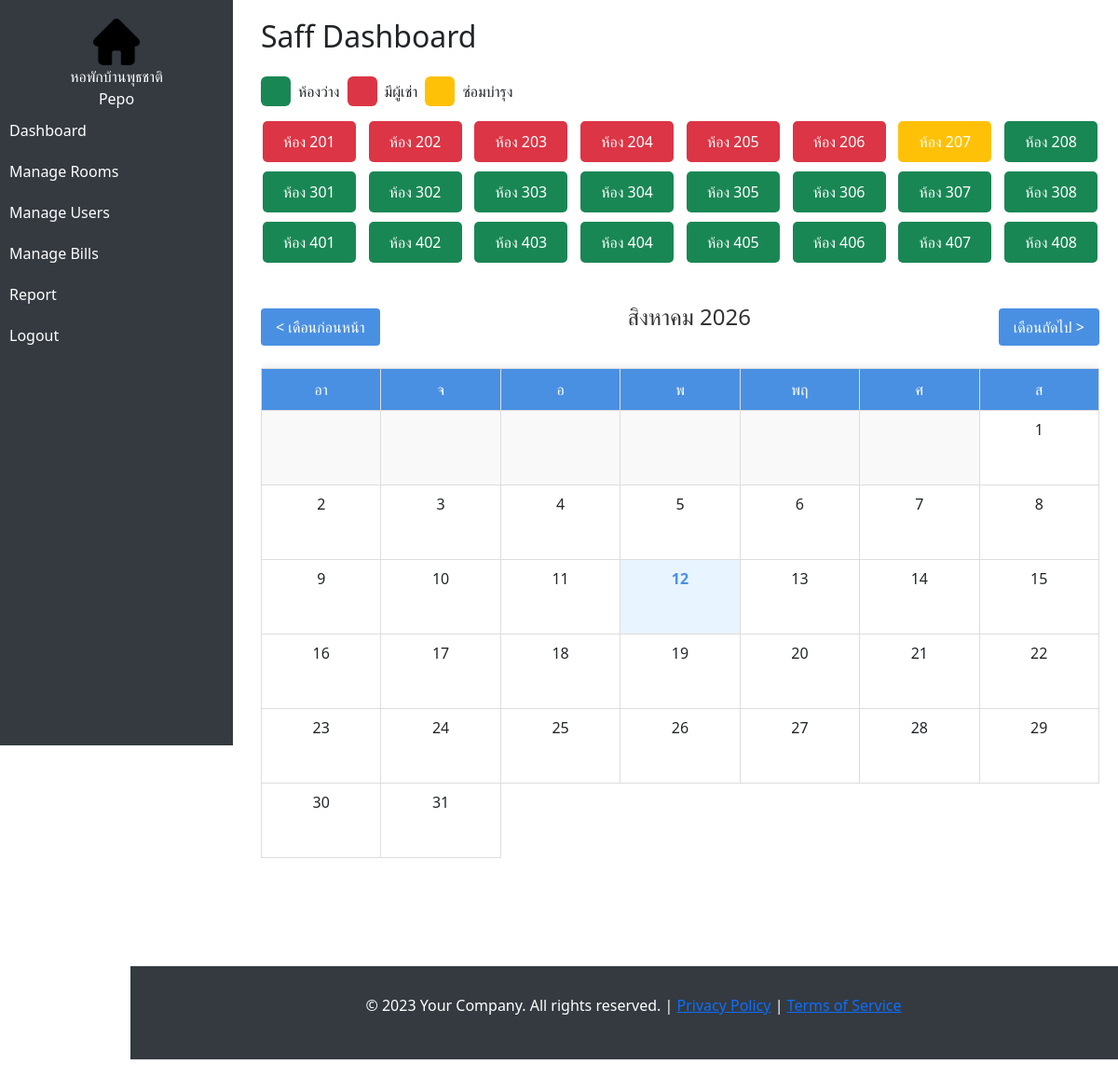
Screenshot of /staff/dashboard.php (signed in) with the database file from the repository.
### tables this page shows
CREATE TABLE `users` (
  `id` int(11) NOT NULL,
  `username` varchar(50) NOT NULL,
  `password` varchar(255) NOT NULL,
  `role` enum('admin','staff','tenant') NOT NULL,
  `full_name` varchar(100) NOT NULL,
  `phone` varchar(20) DEFAULT NULL,
  `email` varchar(100) DEFAULT NULL,
  `created_at` timestamp NOT NULL DEFAULT current_timestamp(),
  `IDCard` int(200) DEFAULT NULL,
  `Img` varchar(200) DEFAULT NULL,
  `idcard_img` varchar(200) DEFAULT NULL,
  `charter` varchar(200) DEFAULT NULL
);

CREATE TABLE `rooms` (
  `id` int(11) NOT NULL,
  `room_number` varchar(10) NOT NULL,
  `type` enum('standard','deluxe','vip') NOT NULL,
  `price` decimal(10,2) NOT NULL,
  `status` enum('available','reserved','occupied') DEFAULT 'available',
  `tenant_id` int(11) DEFAULT NULL,
  `Date of Stay` int(11) DEFAULT NULL,
  `Expiration Date` int(11) DEFAULT NULL
);

### staff/dashboard.php (the view, shortened to what this page needs)
<?php
include '../config/database.php';
if (isset($_SESSION['user_id'])) {
    $user_id = $_SESSION['user_id'];
    $user_sql = "SELECT full_name FROM users WHERE id = ?";
    $stmt = $conn->prepare($user_sql);
    $stmt->bind_param("i", $user_id);
    $stmt->execute();
    $user_result = $stmt->get_result();
    $user_data = $user_result->fetch_assoc();
    $full_name = $user_data['full_name'] ?? 'Guest';
} else {
    $full_name = 'Guest';
}
$sql = "SELECT id, room_number, status FROM rooms";
$result = $conn->query($sql);
?>
<!DOCTYPE html>
<html lang="en">
<head>
    <link href="https://cdn.jsdelivr.net/npm/bootstrap@5.3.0/dist/css/bootstrap.min.css" rel="stylesheet">
</head>
<body>
    <div class="sidebar">
        <img src="../assets/images/home.png" alt="Logo" width="50">
        <center style="color: white;">หอพักบ้านพุธชาติ</center>
        <center style="color: white;"><?php echo htmlspecialchars($full_name); ?></center>
        <a href="dashboard.php">Dashboard</a>
        <a href="manage_rooms.php">Manage Rooms</a>
        <a href="manage_users.php">Manage Users</a>
        <a href="manage_bills.php">Manage Bills</a>
        <a href="reports.php">Report</a>
        <a href="../public/logout.php">Logout</a>
    </div>
    <div class="content">
        <h2 class="mb-4 " style ="text-align: left;">Saff Dashboard</h2>
        <div class="d-flex  gap-1 my-3">
            <div class="bg-success text-white p-3 rounded"></div>
            <div class=" p-1 rounded">ห้องว่าง</div>
            <div class="bg-danger text-white p-3 rounded"></div>
            <div class=" p-1 rounded">มีผู้เช่า</div>
            <div class="bg-warning text-white p-3 rounded"></div>
            <div class=" p-1 rounded">ซ่อมบำรุง</div>
        </div>
        <div class="room-status">
            <?php while ($room = $result->fetch_assoc()) : ?>
            <div class="room <?php
                                    echo $room['status'] == 'available' ? 'available' : ($room['status'] == 'occupied' ? 'occupied' : 'maintenance');
                                    ?>">
                ห้อง <?php echo $room['room_number']; ?>
            </div>
            <?php endwhile; ?>
        </div>
        <br>
       <?php
            include '../assets/assets/calendar.php';
       ?>
        <br>
        <br>
        <br>
        <br>
<footer>
        <p>&copy; 2023 Your Company. All rights reserved. | <a href="#">Privacy Policy</a> | <a href="#">Terms of
                Service</a></p>
</footer>
</body>
</html>

### staff/dashboard.php (style rules this page uses)
.sidebar { text-align: left; height: 100vh; width: 250px; position: fixed; top: 0; left: 0; background-color: #343a40; padding-top: 20px; }
.sidebar a { padding: 10px; text-decoration: none; color: white; display: block; }
.sidebar img { display: block; margin: 0 auto; border-radius: 10px; }
.content { margin-left: 260px; padding: 20px; }
footer { margin-left: -140px; width: 120%; padding: 30px; background-color: #343a40; color: white; text-align: center; }
.room-status { display: grid; grid-template-columns: repeat(8, 0.5fr); gap: 10px; justify-items: center; }
.room-status .room { padding: 10px; border-radius: 5px; color: white; text-align: center; width: 100px; }
.room-status .room.available { background-color: #198754; }
.room-status .room.occupied { background-color: #dc3545; }
.room-status .room.maintenance { background-color: #ffc107; }

### assets/assets/calendar.php (style rules this page uses)
.calendar th, .calendar td { border: 1px solid #ddd; padding: 8px; text-align: center; vertical-align: top; width: 14.28%; min-width: 100px; }
.empty-day { background-color: #f9f9f9; }
.calendar td { position: relative; cursor: pointer; }

### rows the page displays
users: full_name "Pepo"
rooms: room_number "201"
rooms: room_number "202"
rooms: room_number "203"
rooms: room_number "204"
rooms: room_number "205"
rooms: room_number "206"
rooms: room_number "207"
rooms: room_number "208"
rooms: room_number "301"
rooms: room_number "302"
rooms: room_number "303"
rooms: room_number "304"
rooms: room_number "305"
rooms: room_number "306"
rooms: room_number "307"
rooms: room_number "308"
rooms: room_number "401"
rooms: room_number "402"
rooms: room_number "403"
rooms: room_number "404"
rooms: room_number "405"
rooms: room_number "406"
rooms: room_number "407"
rooms: room_number "408"

### other values shown
$monthNames[$month] "สิงหาคม"
$year "2026"
